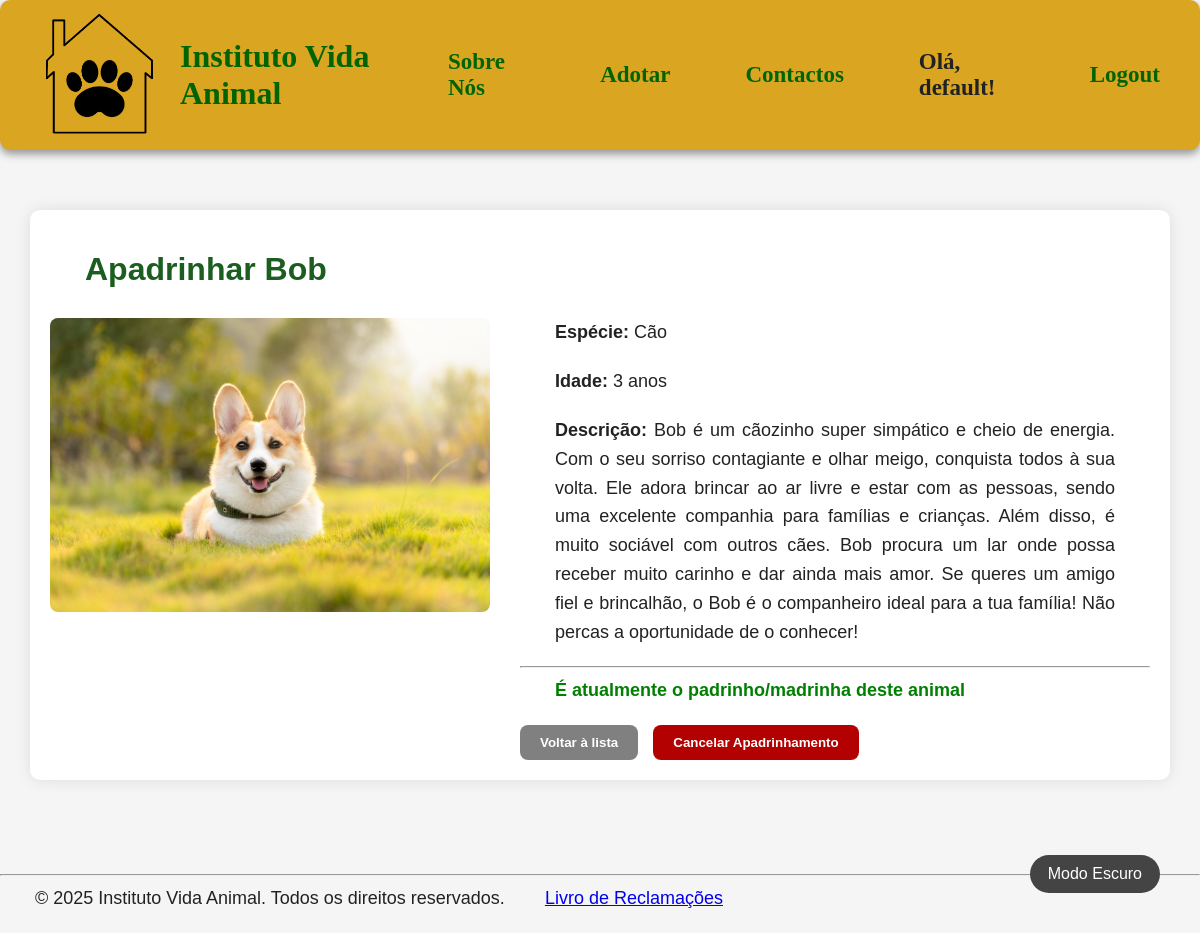
Page /apadrinhar/5/ (signed in) on the committed database.
### app_adocao/models.py (models this page shows, shortened)
class Animal(models.Model):
    ESPECIES = (
        ('gato', 'Gato'),
        ('cao', 'Cão'),
    )
    nome = models.CharField(max_length=15)
    idade = models.IntegerField()
    especie = models.CharField(choices=ESPECIES)
    descricao = models.CharField(max_length=1000)
    imagem = models.ImageField(upload_to='imgAnimal/')
    padrinho = models.ForeignKey(
            User,
            on_delete=models.SET_NULL,
            null=True,
            blank=True,
            related_name='animais_apadrinhados'
        )

### app_adocao/views.py (the view)
# urls.py: path('apadrinhar/<int:animal_id>/', views.apadrinhar, name='apadrinhar'),
@login_required
def apadrinhar(request, animal_id):
    animal = get_object_or_404(Animal, id=animal_id)
    if animal.padrinho and animal.padrinho != request.user:
        messages.warning(request, f"O {animal.nome} já foi apadrinhado por outro utilizador.")
        return render(request, 'site/apadrinhar.html', {'animal': animal})
    if request.method == "POST" and "cancelar" in request.POST:
        if animal.padrinho == request.user:
            animal.padrinho = None
            animal.save()
            messages.success(request, f"Apadrinhamento de {animal.nome} cancelado.")
        return render(request, 'site/apadrinhar.html', {'animal': animal})
    if request.method == "POST" and not animal.padrinho:
        animal.padrinho = request.user
        animal.save()
        messages.success(request, f"Parabéns! Agora é o padrinho/madrinha de {animal.nome}.")
        return render(request, 'site/apadrinhar.html', {'animal': animal})
    return render(request, 'site/apadrinhar.html', {'animal': animal})

### app_adocao/templates/site/apadrinhar.html (shortened to what this page needs)
<!DOCTYPE html>
<html lang="pt">
    <head>
        {% load static %}
        <link rel="stylesheet" href="{% static 'css/style.css' %}">
        <link rel="stylesheet" href="{% static 'css/animais.css' %}">
        <link rel="stylesheet" href="{% static 'css/modoEscuro.css' %}">
    </head>
    <body>
        <header class="cabecalho">
            <div class="esquerda">
                <img src="{% static 'imagens/logo.png' %}" alt="Logo do Instituto Vida Animal" class="logo">
                <a class="home" href="/">Instituto Vida Animal</a>
            </div>
            <nav>
                <a href="../../sobreNos">Sobre Nós</a>
                <a href="../../adotar">Adotar</a>
                <a href="../../contactos">Contactos</a>
                {% if user.is_authenticated %}
                    <span>Olá, {{ user.username }}!</span>
                    <a href="{% url 'logout' %}">Logout</a>
                {% else %}
                    <a href="{% url 'sign_in' %}">Login</a>
                {% endif %}
            </nav>
        </header>
        <button id="darkModeToggle">Modo Escuro</button>
        <main>
            <h1>Apadrinhar {{ animal.nome }}</h1>
            <div class="animal-detalhes">
                <img src="{{ animal.imagem.url }}" alt="{{ animal.nome }}">
                <div class="animal-info">
                    <p><strong>Espécie:</strong> {{ animal.get_especie_display }}</p>
                    <p><strong>Idade:</strong> {{ animal.idade }} anos</p>
                    <p><strong>Descrição:</strong> {{ animal.descricao }}</p>
                    <hr>
                    {% if not animal.padrinho %}
                        <form method="post">
                            {% csrf_token %}
                            <p>Deseja confirmar o apadrinhamento deste animal?</p>
                            <div class="botoes">
                                <a href="{% url 'adotar' %}">
                                    <button type="button" class="btn-voltar">Voltar à lista</button>
                                </a>
                                <button type="submit" class="btn-verde">Confirmar Apadrinhamento</button>
                            </div>
                        </form>
                    {% elif animal.padrinho == user %}
                        <p style="color: green; font-weight: bold;">É atualmente o padrinho/madrinha deste animal</p>
                        <form method="post">
                            <div class="botoes">
                                <a href="{% url 'adotar' %}">
                                    <button type="button" class="btn-voltar">Voltar à lista</button>
                                </a>
                                <button type="submit" name="cancelar" class="btn-vermelho">Cancelar Apadrinhamento</button>
                            </div>
                        </form>
                    {% endif %}
                </div>
            </div>
        </main>
        <br><br>
        <footer>
        <hr>
        <p>
            &copy; 2025 Instituto Vida Animal. Todos os direitos reservados.
            <a class="sign_up" style="margin-left: 35px;" href="https:/www.livroreclamacoes.pt/inicio" rel="noopener noreferrer" target="_blank">Livro de Reclamações</a>
        </p>
    </footer>
    </body>
</html>

### app_adocao/static/css/style.css (style rules this page uses)
body { font-family: Arial, sans-serif; background-color: whitesmoke; margin: 0; color: #222; padding-top: 160px; }
h1 { margin-left: 35px; font-family: 'Trebuchet MS', sans-serif; color: #1b5e20; }
p { text-align: justify; margin: 0 35px 20px 35px; font-size: large; line-height: 1.6; }
.cabecalho { display: flex; align-items: center; justify-content: space-between; padding: 0 40px; background-color: #daa520; border-radius: 10px; box-shadow: 0 4px 8px rgba(0, 0, 0, 0.404); height: 150px; position: fixed; top: 0; left: 0; right: 0; z-index: 1000; }
.esquerda { display: flex; align-items: center; gap: 20px; }
.logo { width: 120px; height: auto; }
.home { font-size: 32px; font-family: cursive; font-weight: bolder; color: darkgreen; text-decoration: none; }
nav { font-family: cursive; display: flex; gap: 75px; align-items: center; font-weight: bolder; }
nav a, nav span { font-size: 23px; }
a:link:not(.sign_up), a:visited:not(.sign_up) { color: darkgreen; text-decoration: none; }
button { background-color: darkgreen; color: white; padding: 8px 20px; border-radius: 8px; border: none; cursor: pointer; transition: 0.3s; }
.btn-voltar { background-color: gray !important; color: white; font-weight: bold; text-decoration: none; padding: 10px 20px; border-radius: 8px; display: inline-block; }
.btn-vermelho { background-color: #b30000 !important; color: white; font-weight: bold; padding: 10px 20px; border-radius: 8px; }
.botoes { display: flex; gap: 15px; margin-top: 15px; flex-wrap: wrap; }
main { max-width: 1100px; margin: 50px auto; padding: 20px; background-color: white; border-radius: 10px; box-shadow: 0 0 15px rgba(0,0,0,0.1); }

### app_adocao/static/css/animais.css (style rules this page uses)
.animal-detalhes { display: flex; gap: 30px; align-items: flex-start; margin-top: 30px; }
.animal-detalhes img { max-width: 40%; height: auto; border-radius: 8px; object-fit: cover; }
.animal-info { flex: 1; }

### app_adocao/static/css/modoEscuro.css (style rules this page uses)
#darkModeToggle { cursor: pointer; font-size: 16px; padding: 10px 18px; border: none; border-radius: 50px; background-color: #444; color: white; transition: background-color 0.3s, transform 0.2s; margin: 20px; position: fixed; bottom: 20px; right: 20px; z-index: 1000; }

### rows in the picture
Animal: nome "Bob", imagem (picture), especie "Cão", idade "3", descricao "Bob é um cãozinho super simpático e cheio de energia. Com o seu sorriso contagiante e olhar meigo, conquista todos à sua volta. Ele adora brincar ao ar livre e estar com as pessoas, sendo uma excelente companhia para famílias e crianças. Além disso, é muito sociável com outros cães. Bob procura um lar onde possa receber muito carinho e dar ainda mais amor. Se queres um amigo fiel e brincalhão, o Bob é o companheiro ideal para a tua família! Não percas a oportunidade de o conhecer!"

### other values in the picture
{{ user.username }} "default"
